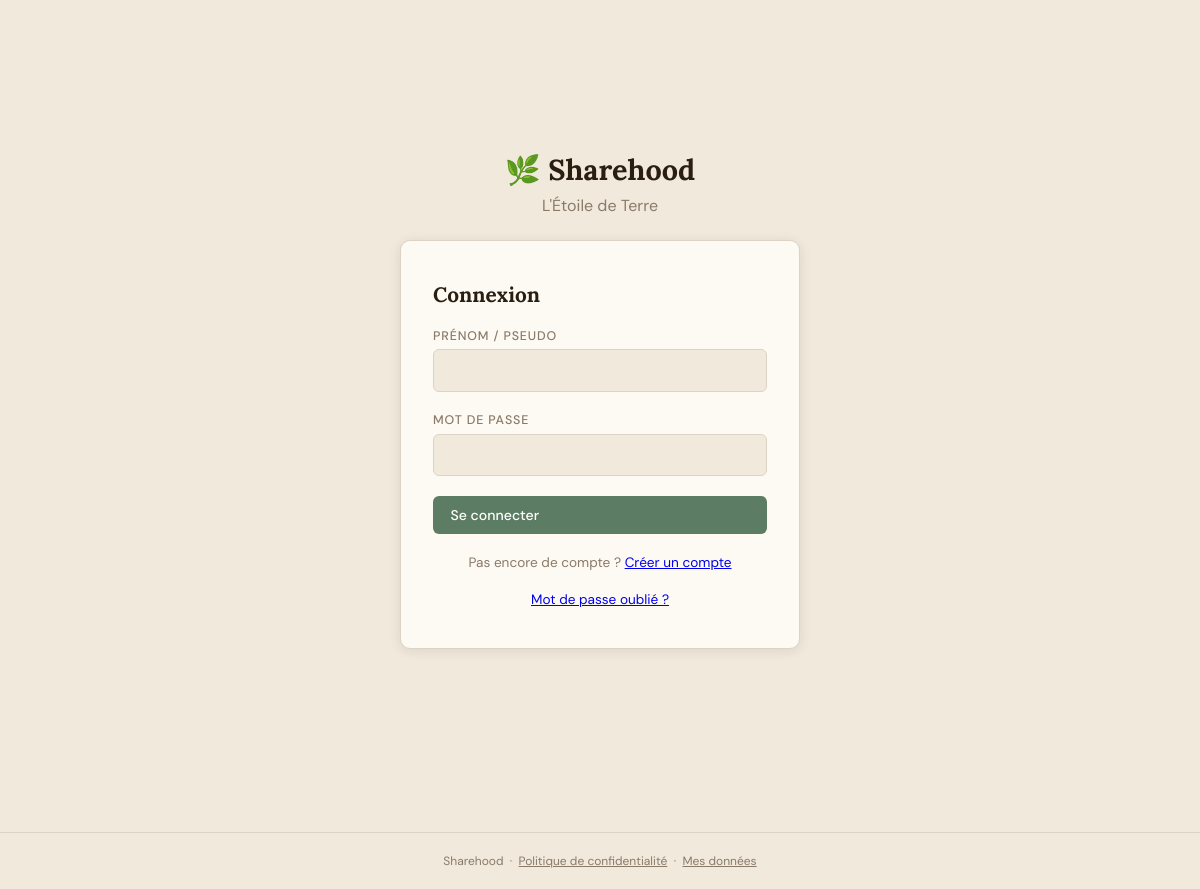
/?action=login, run on an earlier commit of the app's database.
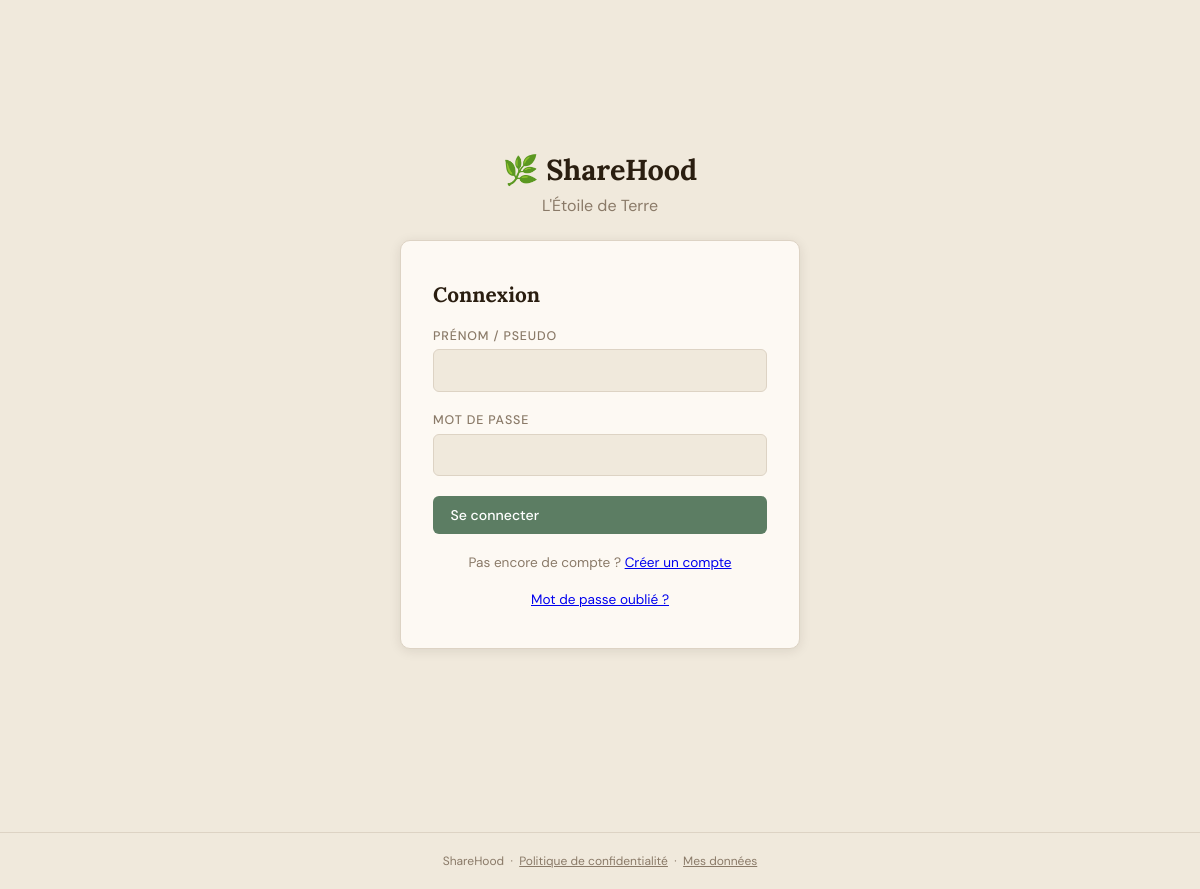
And on a later commit of the database.
### tables this page shows
CREATE TABLE settings (
            key   TEXT PRIMARY KEY,
            value TEXT NOT NULL DEFAULT ''
        );

### functions.php (called while the page is built, shortened)
<?php
function getDB(): PDO
{
    static $db = null;
    if ($db === null) {
        $db = new PDO('sqlite:' . DB_PATH);
        $db->setAttribute(PDO::ATTR_ERRMODE,            PDO::ERRMODE_EXCEPTION);
        $db->setAttribute(PDO::ATTR_DEFAULT_FETCH_MODE, PDO::FETCH_ASSOC);
        $db->exec('PRAGMA journal_mode = WAL');
        $db->exec('PRAGMA foreign_keys = ON');
    }
    return $db;
}
function h(string $s): string
{
    return htmlspecialchars($s, ENT_QUOTES | ENT_SUBSTITUTE, 'UTF-8');
}
function getSetting(string $key, string $default = ''): string
{
    static $cache = [];
    if (!isset($cache[$key])) {
        $stmt = getDB()->prepare('SELECT value FROM settings WHERE key = ?');
        $stmt->execute([$key]);
        $row = $stmt->fetch();
        $cache[$key] = $row !== false ? $row['value'] : $default;
    }
    return $cache[$key] ?: $default;
}

### index.php (the view, shortened to what this page needs)
<?php
require_once __DIR__ . '/functions.php';
$action = preg_replace('/[^a-z_]/', '', $_GET['action'] ?? 'board');
switch ($action) {
    case 'login':          viewLogin();                                  break;
}
function layoutOpen(string $title, ?array $user = null, string $currentAction = ''): void
{
    $appName = h(getSetting('app_name', APP_NAME));
    $appSub  = h(getSetting('app_subtitle', APP_SUBTITLE));
    echo <<<HTML
<!DOCTYPE html>
<html lang="fr">
<head>
<title>{$appName} — {$title}</title>
</head>
<body>
HTML;
}
function layoutClose(): void
{
    $appName = h(getSetting('app_name', APP_NAME));
    echo <<<HTML
<footer>
  {$appName} &nbsp;·&nbsp;
  <a href="?action=privacy" style="color:inherit">Politique de confidentialité</a> &nbsp;·&nbsp;
  <a href="?action=my_data" style="color:inherit">Mes données</a>
</footer>
</body></html>
HTML;
}
function viewLogin(): void
{
    layoutOpen('Connexion');
    echo '<div class="auth-wrap">';
    echo '<div><h1 style="font-family:\'Lora\',serif;font-size:1.8rem;text-align:center">🌿 ' . h(getSetting('app_name', APP_NAME)) . '</h1>';
    echo '<p style="text-align:center;color:var(--muted);margin-top:.4rem">' . h(getSetting('app_subtitle', APP_SUBTITLE)) . '</p></div>';
    echo <<<HTML
<form class="auth-box" method="post" action="?action=login">
HTML;
    echo <<<HTML
  <h1>Connexion</h1>
  <div class="form-group">
    <label>Prénom / pseudo</label>
    <input type="text" name="display_name" required autofocus autocomplete="username">
  </div>
  <div class="form-group">
    <label>Mot de passe</label>
    <input type="password" name="password" required autocomplete="current-password">
  </div>
  <button type="submit" class="btn btn-primary w-full">Se connecter</button>
  <p class="text-sm text-muted" style="text-align:center">
    Pas encore de compte ? <a href="?action=register">Créer un compte</a>
  </p>
  <p class="text-sm text-muted" style="text-align:center">
    <a href="?action=forgot_password">Mot de passe oublié ?</a>
  </p>
</form>
</div>
HTML;
    layoutClose();
}

### index.php (style rules this page uses)
*, *::before, *::after { box-sizing: border-box; margin: 0; padding: 0; }
:root { --bg: #f0e9dc; --card-bg: #fdf9f3; --col-0: #b5694a; --col-1: #5c7d63; --col-2: #7a6045; --text: #2a1e10; --muted: #8a7a68; --border: #ddd3c4; --shadow: 0 2px 12px rgba(42,30,16,.10); --radius: 10px; --nav-h: 56px; }
html, body { height: 100%; font-family: 'DM Sans', sans-serif; background: var(--bg); color: var(--text); }
.btn { display: inline-flex; align-items: center; gap: .4rem; padding: .6rem 1.1rem; border: none; border-radius: 6px; font-family: 'DM Sans', sans-serif; font-size: .88rem; font-weight: 500; cursor: pointer; text-decoration: none; transition: opacity .15s, transform .1s; }
.btn-primary { background: var(--col-1); color: #fff; }
.form-group { display: flex; flex-direction: column; gap: .35rem; }
.form-group label { font-size: .78rem; font-weight: 500; color: var(--muted); text-transform: uppercase; letter-spacing: .07em; }
.form-group input, .form-group select, .form-group textarea { width: 100%; padding: .65rem .9rem; border: 1px solid var(--border); border-radius: 6px; background: var(--bg); font-family: 'DM Sans', sans-serif; font-size: .92rem; color: var(--text); outline: none; transition: border-color .2s; }
.auth-wrap { min-height: 100vh; display: flex; flex-direction: column; align-items: center; justify-content: center; padding: 2rem; gap: 1.5rem; }
.auth-box { background: var(--card-bg); border: 1px solid var(--border); border-radius: var(--radius); box-shadow: var(--shadow); padding: 2.5rem 2rem; width: 100%; max-width: 400px; display: flex; flex-direction: column; gap: 1.25rem; }
.auth-box h1 { font-family: 'Lora', serif; font-size: 1.3rem; }
footer { text-align: center; padding: 1.25rem; color: var(--muted); font-size: .75rem; border-top: 1px solid var(--border); margin-top: 2rem; }
.text-muted { color: var(--muted); }
.text-sm { font-size: .85rem; }
.w-full { width: 100%; }

What changed in the data, as far as the page shows it:
added settings: value "ShareHood"
Also different on the page:
getSetting('app_name', APP_NAME): "Sharehood" → (not shown)
$appName: "Sharehood" → (not shown)
